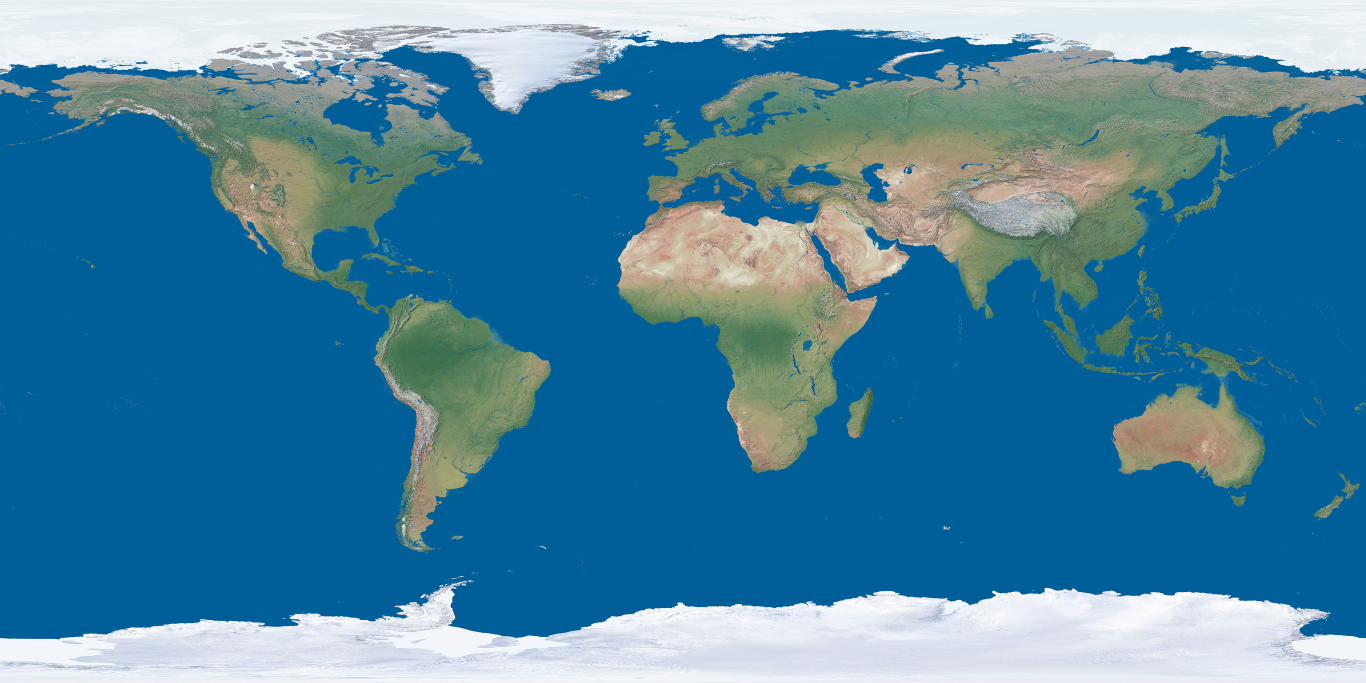
#> input picture palace/blender/assets/earth4k.jpg, 4096 x 2048 px, found by its file name (shown at 1/3 size)
$ python make_screen.py
#> lines starting #> are read from the running program, lines starting #| are printed output that depends on the picture
"""The picture on the cinema's screen (pent_rooms.py, cinema): the Earth from space, centred on Europe and Africa,
the sun from the left, on black with a few stars. Made from NASA's Blue Marble (assets/earth4k.jpg, fetch_assets.py).
  python3 palace/tools/render/make_screen.py      -> assets/screen_earth.jpg, 2400 x 1012 (the screen is 12 m by 5.06 m)"""
import os
import numpy as np
from PIL import Image

ASSETS = os.path.join(os.path.dirname(os.path.abspath(__file__)), "assets")
W, H = 2400, 1012
LON0, LAT0 = np.radians(12.0), np.radians(18.0)       # the point of the Earth facing us
SUN = np.array([-0.62, 0.30, 0.72])                   # towards the sun: left, a little up, mostly towards us


def main():
    earth = np.asarray(Image.open(os.path.join(ASSETS, "earth4k.jpg")).convert("RGB"), dtype=np.float32) / 255.0
    eh, ew, _ = earth.shape
#> eh = 2048; ew = 4096
    r = 0.42 * H                                       # the disc's radius in pixels
    X, Y = np.meshgrid(np.arange(W) - W / 2 + 0.5, H / 2 - np.arange(H) - 0.5)
    x, y = X / r, Y / r; rr = x * x + y * y; disc = rr < 1.0
    z = np.sqrt(np.clip(1.0 - rr, 0.0, 1.0))
    # turn the view (x right, y up, z towards us) into latitude and longitude
    cy, sy = np.cos(LAT0), np.sin(LAT0)
    yy = y * cy + z * sy; zz = -y * sy + z * cy
    lat = np.arcsin(np.clip(yy, -1, 1)); lon = LON0 + np.arctan2(x, zz)
    u = ((lon / (2 * np.pi) + 0.5) % 1.0) * (ew - 1); v = (0.5 - lat / np.pi) * (eh - 1)
    col = earth[v.astype(int).clip(0, eh - 1), u.astype(int).clip(0, ew - 1)]
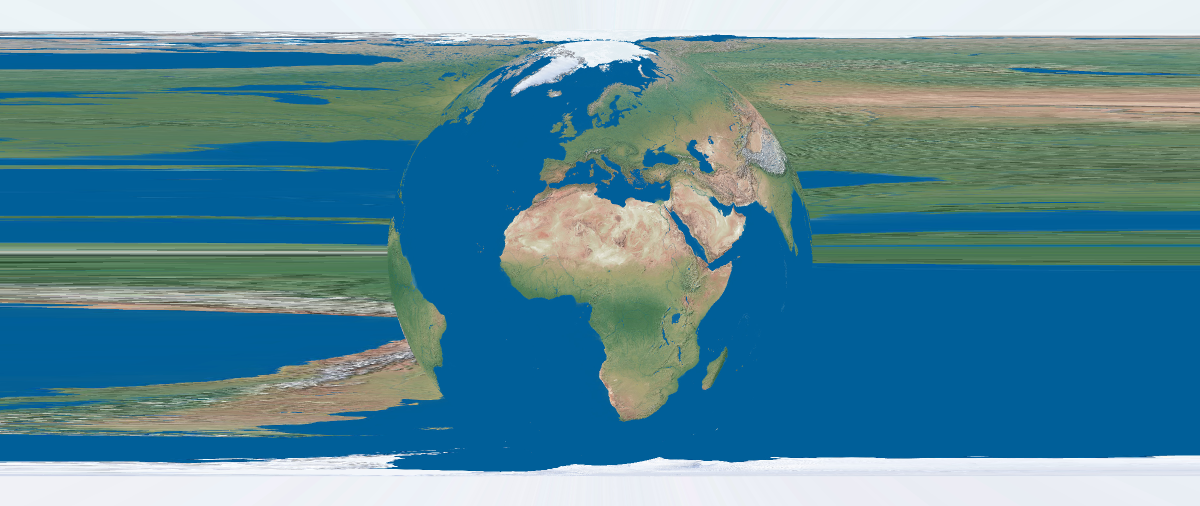
#> col: shape (1012, 2400, 3) float32 (shown at 1/2 size); mean R, G, B 0.345, 0.537, 0.606
    s = SUN / np.linalg.norm(SUN); lit = x * s[0] + y * s[1] + z * s[2]
    day = np.clip((lit + 0.08) / 0.38, 0.0, 1.0) ** 1.4                 # a soft terminator
    limb = 0.55 + 0.45 * z ** 0.35                                     # darker towards the edge
    img = col * (day * limb)[..., None] * 1.05
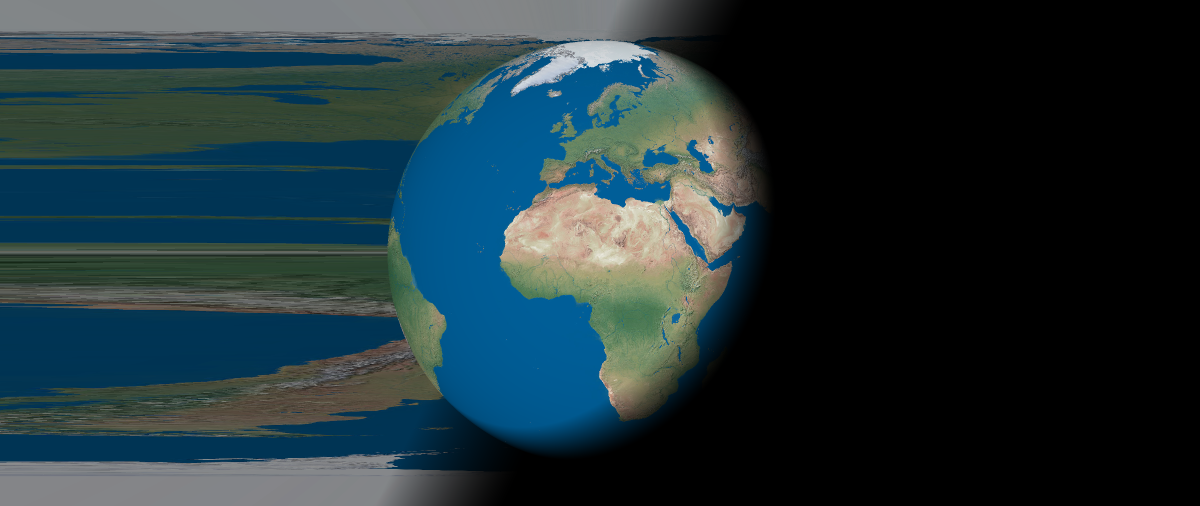
#> img: shape (1012, 2400, 3) float64 (shown at 1/2 size); mean R, G, B 0.133, 0.208, 0.231; drawn with min black and max white
    haze = np.clip(1.0 - z, 0, 1) ** 2.2 * np.clip(lit + 0.25, 0, 1)    # blue air towards the lit edge
    img = img + haze[..., None] * np.array([0.25, 0.42, 0.75]) * 0.55
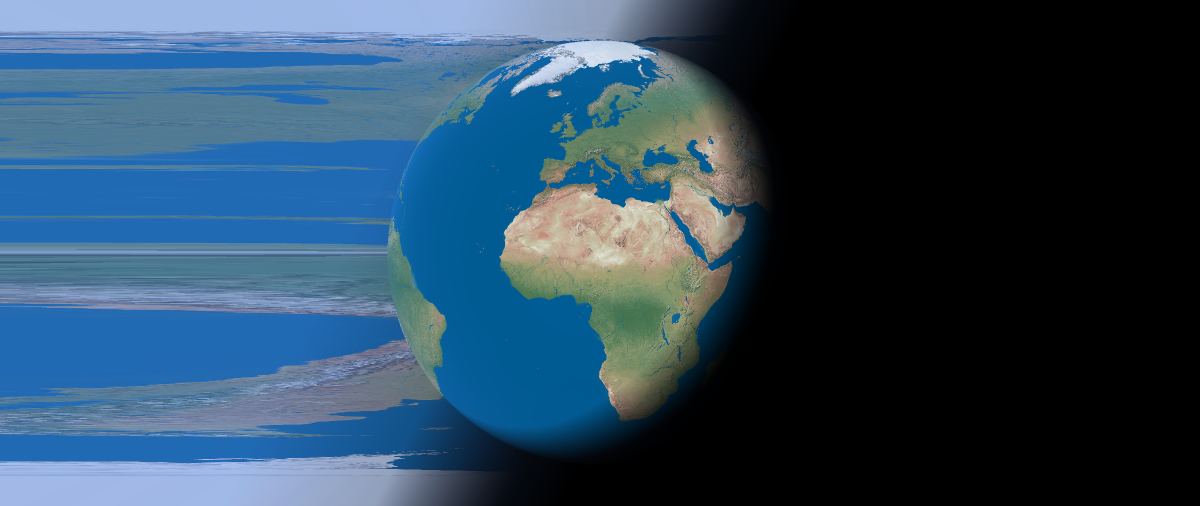
#> img: shape (1012, 2400, 3) float64 (shown at 1/2 size); mean R, G, B 0.185, 0.295, 0.386; drawn with min black and max white
    out = np.zeros((H, W, 3), np.float32); out[disc] = img[disc]
#> after `out[disc] = img[disc]`:
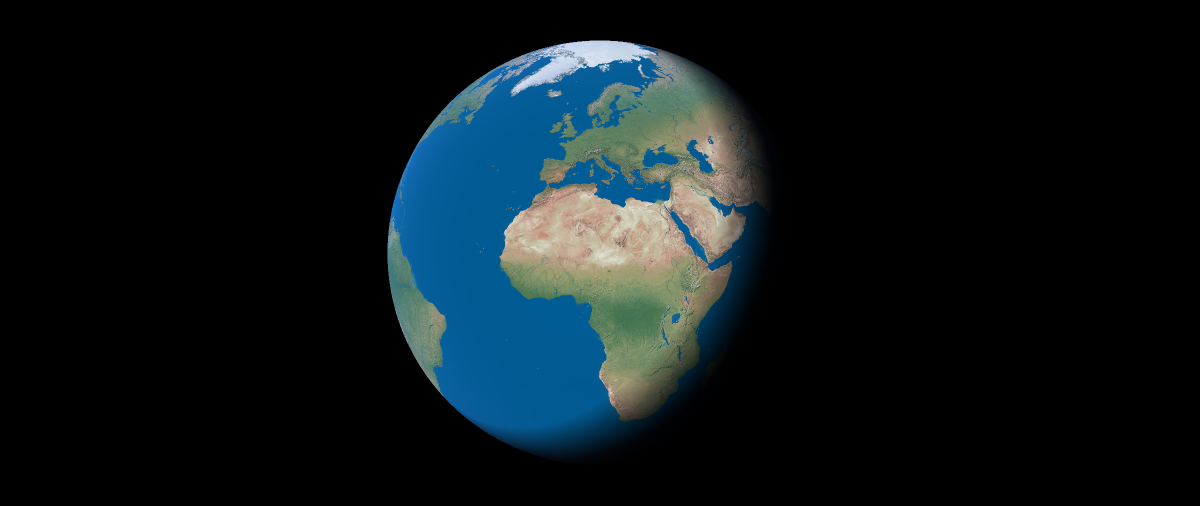
#> out: shape (1012, 2400, 3) float32 (shown at 1/2 size); mean R, G, B 0.0564, 0.0944, 0.109; drawn with min black and max white
    d = np.sqrt(rr); glow = np.clip(1.0 - (d - 1.0) / 0.035, 0, 1) * (d >= 1.0) * np.clip(x * s[0] + y * s[1] + 0.4, 0, 1)
    out += glow[..., None] * np.array([0.30, 0.50, 0.95]) * 0.6
    rng = np.random.default_rng(7)                                     # a few faint stars, away from the Earth
    for _ in range(260):
        px, py = rng.integers(0, W), rng.integers(0, H)
        if ((px - W / 2) ** 2 + (H / 2 - py) ** 2) ** 0.5 > r * 1.08: out[py, px] = rng.uniform(0.25, 0.8)
    Image.fromarray((np.clip(out, 0, 1) ** (1 / 1.05) * 255).astype(np.uint8)).save(os.path.join(ASSETS, "screen_earth.jpg"), quality=92)
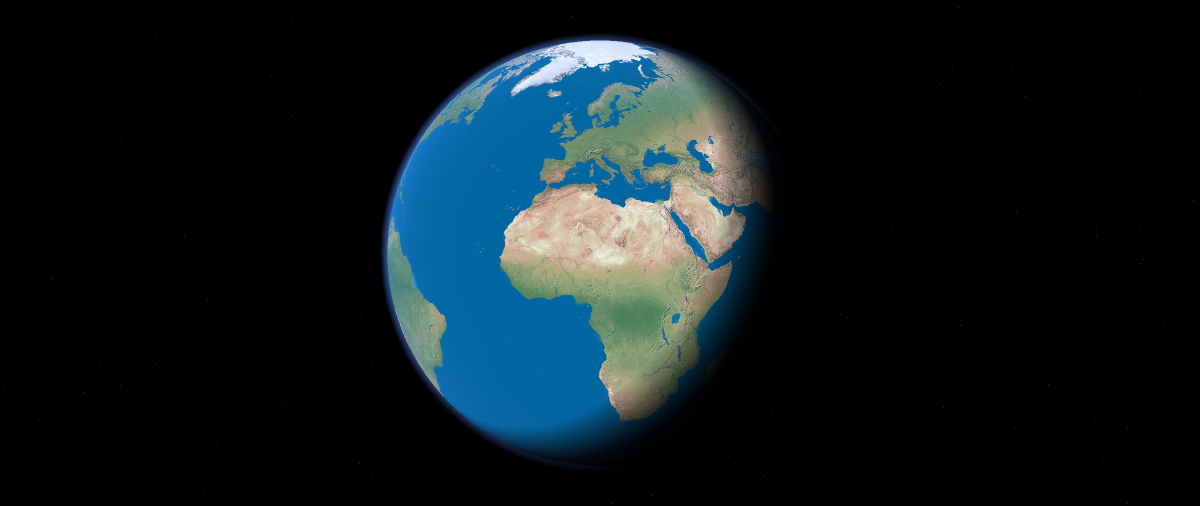
#> saved as screen_earth.jpg: PIL image 2400x1012 RGB (shown at 1/2 size); mean R, G, B 14.9, 25.1, 29
    print("saved", os.path.join(ASSETS, "screen_earth.jpg"))


if __name__ == "__main__":
    main()

$ run again, with palace/blender/assets/grasslight-big.jpg copied over palace/blender/assets/earth4k.jpg
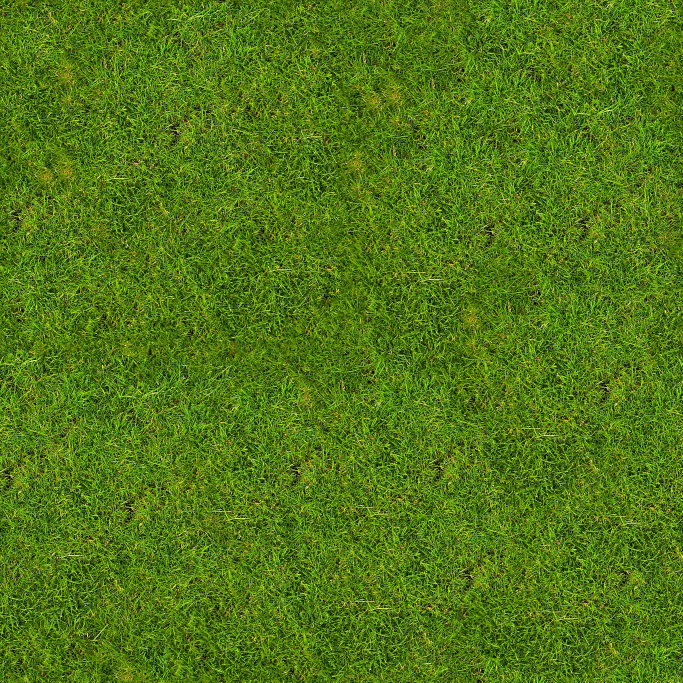
#> input picture palace/blender/assets/grasslight-big.jpg, 2048 x 2048 px, found by its file name (shown at 1/3 size)
#> in main, `col = earth[v.astype(int).clip(0, eh - 1), u.astype(int).clip(0, ew - ..`:
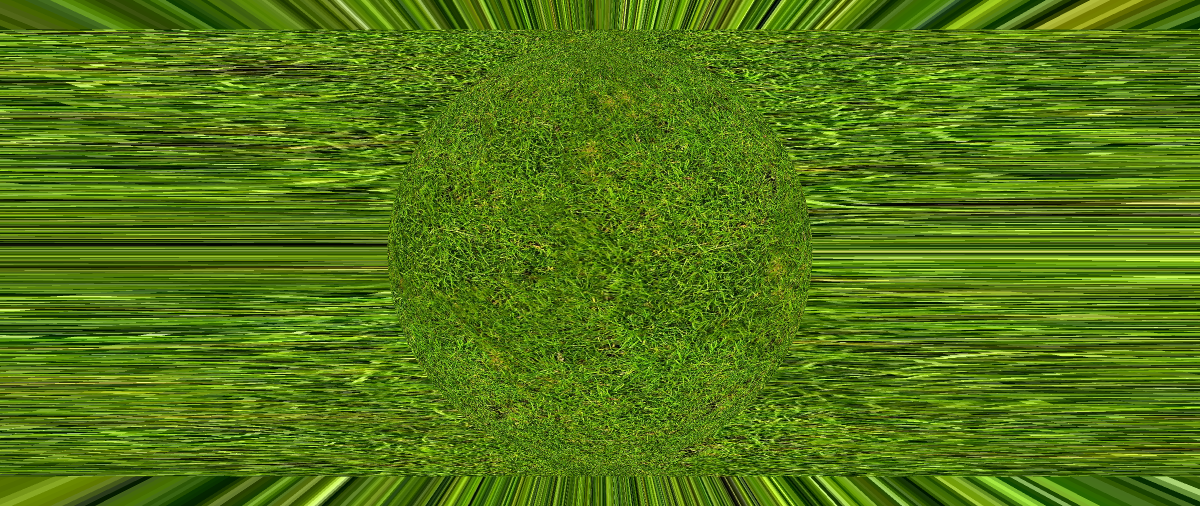
#> col: shape (1012, 2400, 3) float32 (shown at 1/2 size); mean R, G, B 0.32, 0.464, 0.081
#> in main, `Image.fromarray((np.clip(out, 0, 1) ** (1 / 1.05) * 255).astype(np.uin..`:
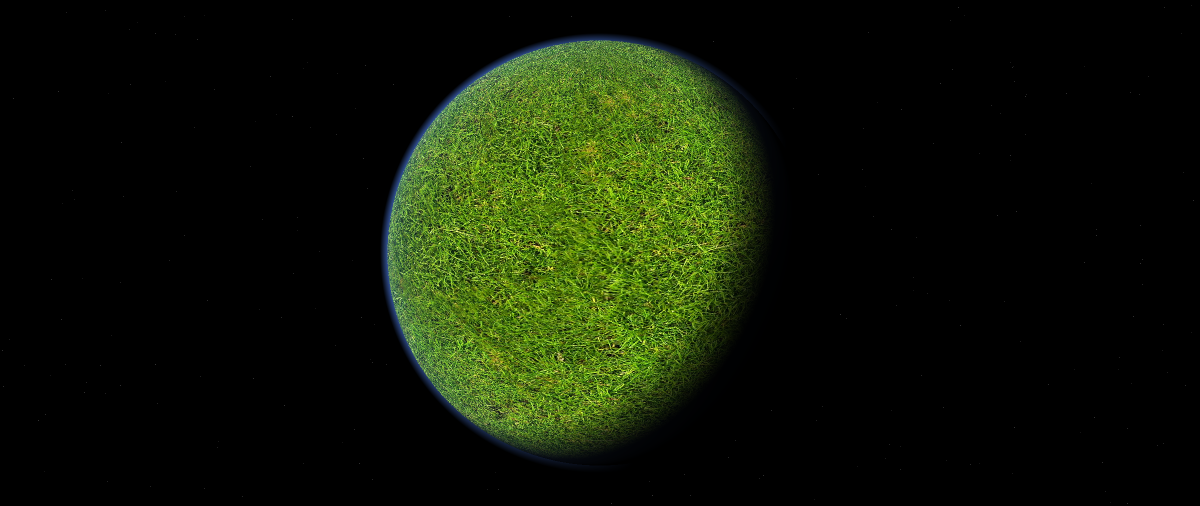
#> saved as screen_earth.jpg: PIL image 2400x1012 RGB (shown at 1/2 size); mean R, G, B 16.3, 23.6, 6.5
